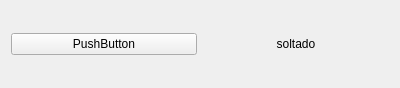
<?xml version="1.0" encoding="UTF-8"?>
<ui version="4.0">
 <class>MainWindow</class>
 <widget class="QMainWindow" name="MainWindow">
  <property name="geometry">
   <rect>
    <x>0</x>
    <y>0</y>
    <width>400</width>
    <height>88</height>
   </rect>
  </property>
  <property name="windowTitle">
   <string>MainWindow</string>
  </property>
  <widget class="QWidget" name="centralWidget">
   <layout class="QVBoxLayout" name="verticalLayout">
    <item>
     <layout class="QHBoxLayout" name="horizontalLayout">
      <item>
       <widget class="QPushButton" name="pushButton">
        <property name="text">
         <string>PushButton</string>
        </property>
        <property name="checkable">
         <bool>true</bool>
        </property>
       </widget>
      </item>
      <item>
       <widget class="QLabel" name="label">
        <property name="text">
         <string>soltado</string>
        </property>
        <property name="alignment">
         <set>Qt::AlignCenter</set>
        </property>
       </widget>
      </item>
     </layout>
    </item>
   </layout>
  </widget>
 </widget>
 <layoutdefault spacing="6" margin="11"/>
 <resources/>
 <connections/>
</ui>
